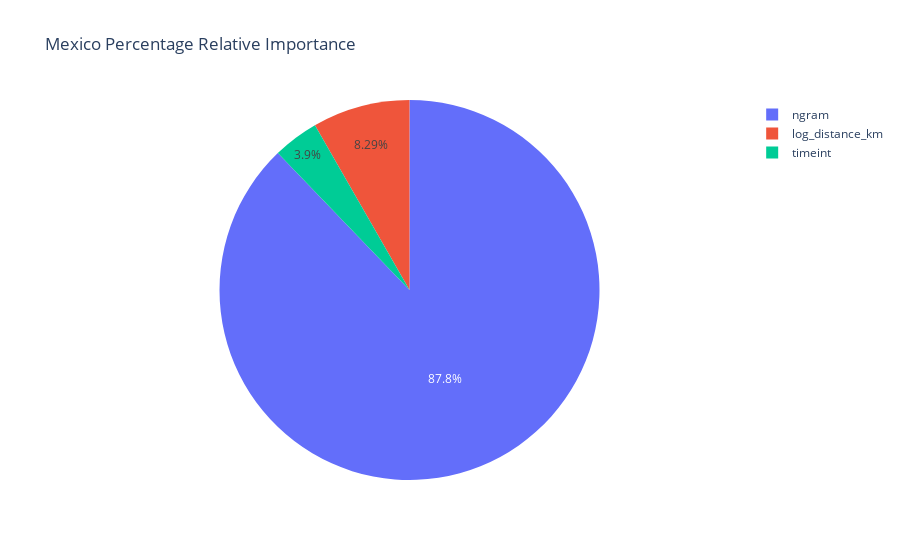

Source (notebook cell):
### Code cell
import plotly.express as px
df=dominance_regression.dominance_stats().reset_index()
fig = px.pie(df, values='Percentage Relative Importance', names='index', title='Mexico Percentage Relative Importance')
fig.show()

### Figure 1 — Plotly figure (JSON) as saved in the notebook; plotly's stock layout.template omitted (floating-point values rounded to 4 significant figures)
{"data": [{"domain": {"x": [0, 1], "y": [0, 1]}, "hovertemplate": "index=%{label}<br>Percentage Relative Importance=%{value}<extra></extra>", "labels": ["ngram", "log_distance_km", "timeint"], "legendgroup": "", "name": "", "showlegend": true, "type": "pie", "values": [87.81, 8.292, 3.895]}], "layout": {"legend": {"tracegroupgap": 0}, "title": {"text": "Mexico Percentage Relative Importance"}}}
